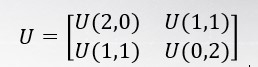
%> input picture Images/img91.jpg, 258 x 67 px
$ octave M_93_Use_bwperim.m   (GNU Octave 9; MATLAB toolbox functions it lacks are replaced by stand-ins)
%> lines starting %> are read from the running program, lines starting %| are printed output that depends on the picture; in (x1, y1, x2, y2) boxes, pixels count from 0 and x2, y2 are one past the last pixel; in counts of white or black regions, pixels touching at a corner belong together; the program's own positions count from 1
% 3.คํานวณเส้นรอบรูป P, และพื้นที่ A, ของภาพไบนารีโดยใช้ Bit Quadโดยที่
% 	𝐴_0=1/4 𝑛{𝑄_1 }+1/2 𝑛{𝑄_2 }+7/8 𝑛{𝑄_3 }+𝑛{𝑄_4 }+3/4 𝑛{𝑄_𝐷 }
% 	𝑃_0=𝑛{𝑄_2 }+  1/√2 𝑛{𝑄_1 }+𝑛{𝑄_3 }+2𝑛{𝑄_𝐷 }
% และโดยที่ 𝑄_(1 ,)  𝑄_(2 ,  )  𝑄_(3 ,  )  𝑄_4  และ 𝑄_(𝐷 ) ถูกนิยามในรูปที่ 9.3

% https://www.mathworks.com/help/images/ref/bwperim.html

clc
clear
[filename pathname] = uigetfile({'*.png';'*.jpg';'*.bmp';'*.tiff';'*.gif'}, 'File Selector');
%> the answer given: Images/img91.jpg
pathf = strcat(pathname, filename);
f = imread(pathf);
%> f is the input picture: size 67x258x3 uint8; mean R, G, B 218.5, 218.5, 219.5

f = im2bw(f);
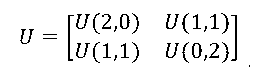
%> f: size 67x258 logical; 92.4% white; black in thin lines or dots, all inside (x1, y1, x2, y2) = (20, 13, 250, 67)
% perimeter เส้นรอบรูป P
% Find perimeter of objects in binary image
% Calculate the perimeters of objects in the image.
BW = bwperim(f, 8);
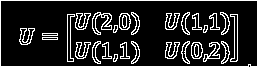
%> BW: size 67x258 logical; 15.4% white in thin lines or dots

figure(1),
imshowpair(f, BW, 'montage'),
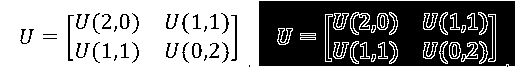
%> displayed picture: size 67x516, on the screen's scale of 0 to 255; 53.9% white; 63 black regions (14 under 20 px), largest, box (x1, y1, x2, y2) and area: (259, 1, 515, 66) 13247, (68, 15, 74, 61) 102, (231, 15, 237, 61) 102
title("Binary image                    Imshowpair                    bwperim");

% ------------------------- %


% METHODS TO ESTIMATE
% AREAS AND PERIMETERS OF BLOB-LIKE OBJECTS:
% A COMPARISON
% source = https://citeseerx.ist.psu.edu/viewdoc/download?doi=10.1.1.143.4018&rep=rep1&type=pdf

% Measuring boundary length
%  source = https://www.crisluengo.net/archives/310/

% ----------------------------------------- %
% A novel bit-quad-based Euler number computing algorithm

% source = https://www.ncbi.nlm.nih.gov/pmc/articles/PMC4659806/

$ run again, on Images/test.png
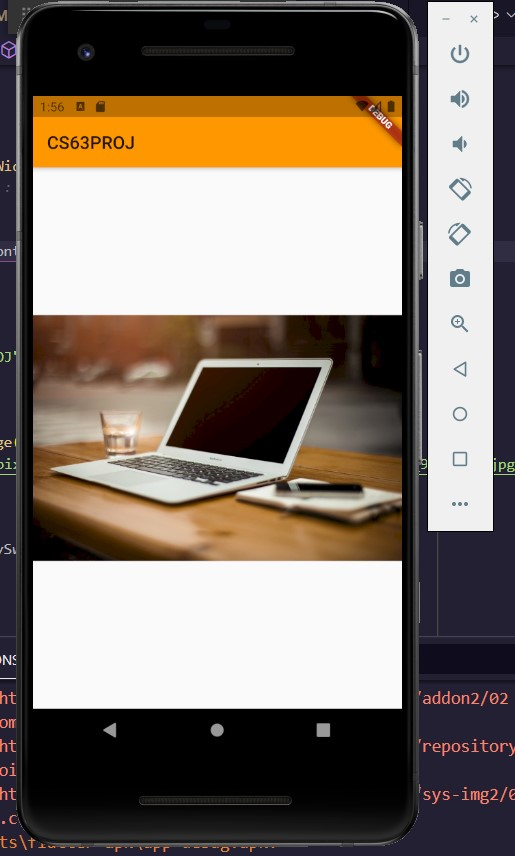
%> input picture Images/test.png, 515 x 856 px
%> f is the input picture: size 856x515x3 uint8; mean R, G, B 128.4, 116.9, 107
%> `f = im2bw(f);`:
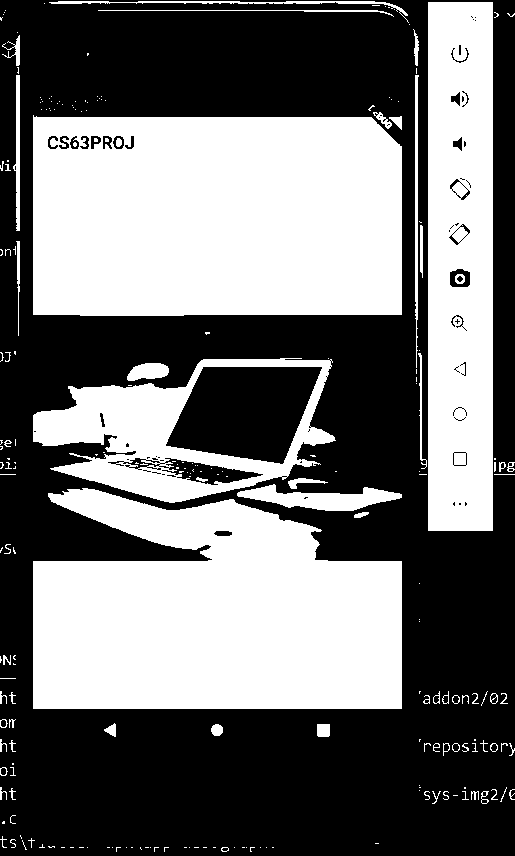
%> f: size 856x515 logical; 44.5% white; 230 white regions (162 under 20 px), largest, box (x1, y1, x2, y2) and area: (33, 115, 402, 316) 72087, (33, 488, 402, 709) 64921, (428, 2, 493, 531) 33406
%> BW: size 856x515 logical; 3.3% white in thin lines or dots
%> `imshowpair(f, BW, 'montage'),`:
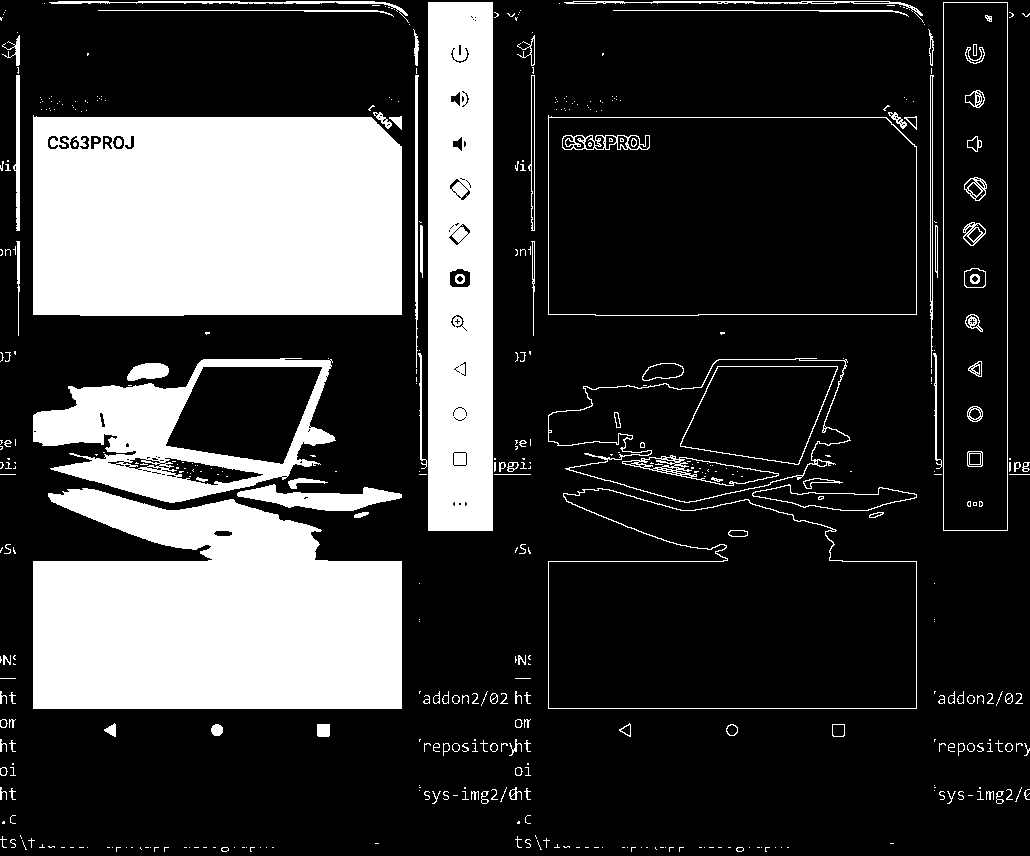
%> displayed picture: size 856x1030, on the screen's scale of 0 to 255; 23.9% white; 478 white regions (327 under 20 px), largest, box (x1, y1, x2, y2) and area: (33, 115, 402, 316) 72087, (33, 488, 402, 709) 64921, (428, 2, 493, 531) 33406
